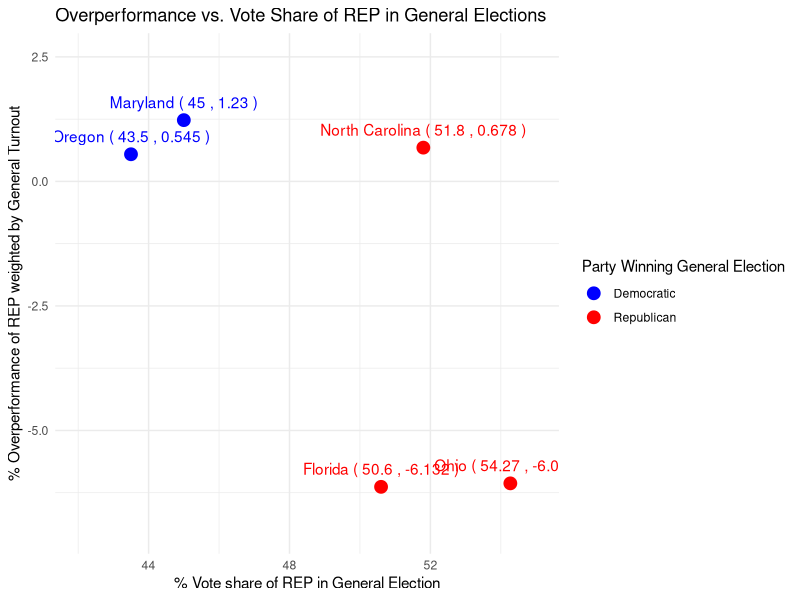

The R script that drew this image:
## ---- chunk 1
# Load necessary libraries
library(ggplot2)

# Create the dataset
data <- data.frame(
  States = c("Maryland", "Florida", "North Carolina", "Oregon", "Ohio"),
  Party = factor(c("Democratic", "Republican", "Republican", "Democratic", "Republican"), 
                 levels = c("Democratic", "Republican")),
  Overperformance_REP = c(1.230, -6.132, 0.678, 0.545, -6.062),
  Vote_share_REP = c(45.0, 50.6, 51.8, 43.5, 54.27)
)

# Create the plot
ggplot(data, aes(x = Vote_share_REP, y = Overperformance_REP, label = paste(States, "(", Vote_share_REP, ",", Overperformance_REP, ")"), color = Party)) +
  geom_point(size = 4) +  # Create points
  geom_text(vjust = -1, hjust = 0.5) +  # Add labels with exact coordinates
  labs(
    x = "% Vote share of REP in General Election",
    y = "% Overperformance of REP weighted by General Turnout",
    title = "Overperformance vs. Vote Share of REP in General Elections",
    color = "Party Winning General Election"  # Improved legend title
  ) +
  scale_color_manual(values = c("Democratic" = "blue", "Republican" = "red"),
                     labels = c("Democratic", "Republican")) +  # Explicitly set labels
  theme_minimal() +
  xlim(42, 55) +  # Adjust x-axis limits to zoom out
  ylim(-7, 2.5) +
  guides(color = guide_legend(override.aes = list(label = "")))  # Remove any extra labels in legend
